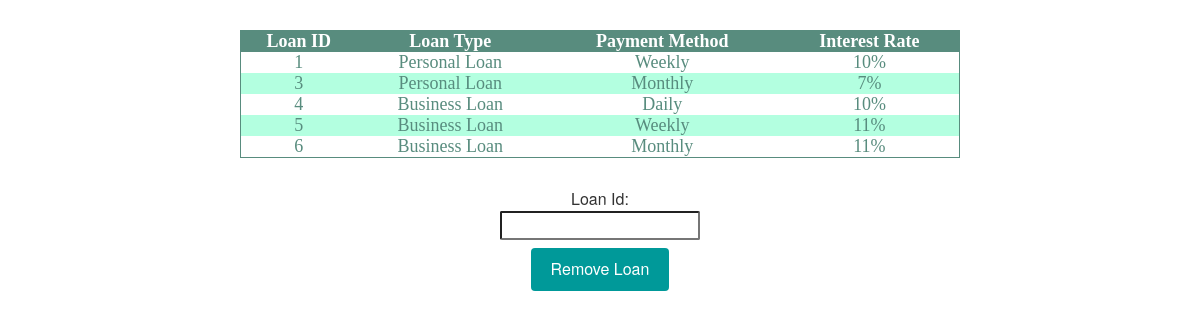
Page /loandetails.php on the committed database.
### tables this page shows
CREATE TABLE `loan` (
  `loanId` int(11) NOT NULL,
  `interestrate` double NOT NULL,
  `loantype` varchar(15) NOT NULL,
  `paymentMethods` varchar(15) NOT NULL,
  `loanDuration` varchar(20) DEFAULT NULL
);

### loandetails.php (the view, shortened to what this page needs)
<!DOCTYPE <!DOCTYPE html>
<html>
<head>
<link rel="stylesheet" href="bootstrap/css/bootstrap.min.css">
</head>
<body>
<table class="masterlist">
    <tr>
        <th>Loan ID</th>
        <th>Loan Type</th>
        <th>Payment Method</th>
        <th>Interest Rate</th>
    </tr>
    <?php
    $conn = mysqli_connect("localhost","root","","dspdb");
    $sql="SELECT* FROM loan";
    $result=$conn->query($sql);
    if($result->num_rows>0){
        while($row=$result->fetch_assoc()){
            echo "<tr><td>".$row["loanId"]."</td><td>".$row["loantype"]."</td><td>".$row["paymentMethods"]."</td><td>".$row["interestrate"]."%"."</td><td>"."</td><td>";
        }
        echo "</table>";
    }
        else{
            echo "0 result";
    }
    ?>
<div class="removeloan" style="font-size:16px;">
    <form action="loandetails.php" method="POST">
        Loan Id:<br>
        <input type="text" name="loanId" ><br>
        <input type="submit" name="removeLoan" value="Remove Loan" onclick="return confirm('Do you need to remove this Loan?');">
    </form>
</div>
</body>
</html>

### loandetails.php (style rules this page uses)
table { border-collopase:collapse; color:#588c7e; font-family:"Times New Roman", Times, serif; font-size:18px; text-align:center; }
th { background-color:#588c7e; color:white; text-align:center; }
.removeloan { text-align:center; }
.masterlist { margin: auto; width: 60%; border: 1px solid #588c7e; padding: 10px; margin-bottom:30px; margin-top:30px; }
tr:nth-child(odd) { background-color:#b3ffe0 }
input[type=submit] { background-color: #009999; color: white; padding: 10px 20px; margin: 8px 0; border: none; border-radius: 4px; cursor: pointer; }
input[type=text] { width:200px; text-align:center; border-radius:2px; }

### rows in the picture
loan: loanId "1", loantype "Personal Loan", paymentMethods "Weekly", interestrate "10"
loan: loanId "3", loantype "Personal Loan", paymentMethods "Monthly", interestrate "7"
loan: loanId "4", loantype "Business Loan", paymentMethods "Daily", interestrate "10"
loan: loanId "5", loantype "Business Loan", paymentMethods "Weekly", interestrate "11"
loan: loanId "6", loantype "Business Loan", paymentMethods "Monthly", interestrate "11"
